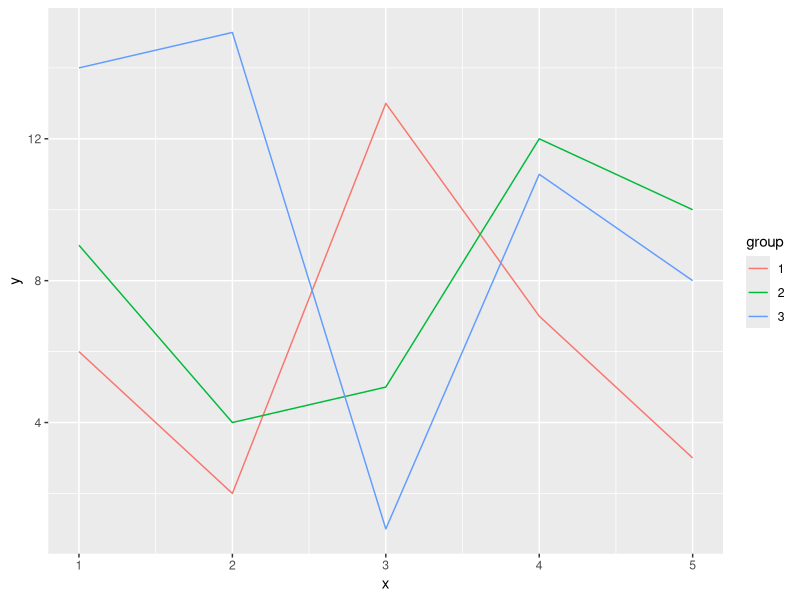

R code for this plot:
library(ggplot2)
dataset <- data.frame(
  x = rep(c(1:5), 3),
  y = sample(1:15),
  group = as.factor(rep(c(1:3), 5))
)


ggplot(data=dataset, aes(x=x, y=y, group=group, col=group)) + geom_line()
